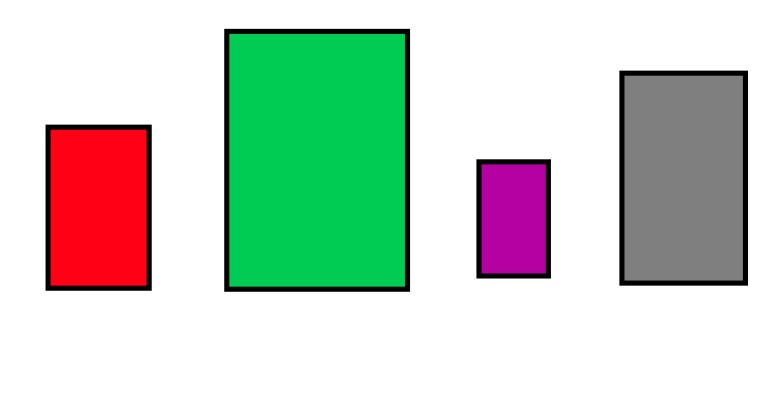
#> input picture Finding_Largest_Rectangle/Rectangles.jpg, 777 x 412 px, found by its file name
$ jupyter execute Finding_Largest_Rectangle.ipynb
#> lines starting #> are read from the running program, lines starting #| are printed output that depends on the picture; after the words box and inside, x2 and y2 are one past the last pixel; in counts of white or black regions, pixels touching at a corner belong together
# TASK 1 - Image Processing

Using python and the openCV library, draw an outline along the edges of the largest rectangle in the image below. The code should determine the largest rectangle.
(Hint: take a look at cv2.findContours, cv2.contourArea, cv2.drawContours)

[cell 1]
import cv2 #Imports OpenCV-Python which is a library of Python bindings designed to solve computer vision problems.
from google.colab.patches import cv2_imshow #Used for image display in google colab,substitute for cv2.imshow.

[cell 2]
img=cv2.imread('/content/Rectangles.jpg') #Loading in the image of specific file using imread method of cv2,and the image is Rectangles.jpg here.
#> img is the input picture: shape (412, 777, 3); mean B, G, R 198.6, 210.9, 198.5
o_img=img #variable o_img, to store the original image that will undergo modification throughout the code.

[cell 3]
gr=cv2.cvtColor(img,cv2.COLOR_BGR2GRAY) #Creating a grayscale version of the image
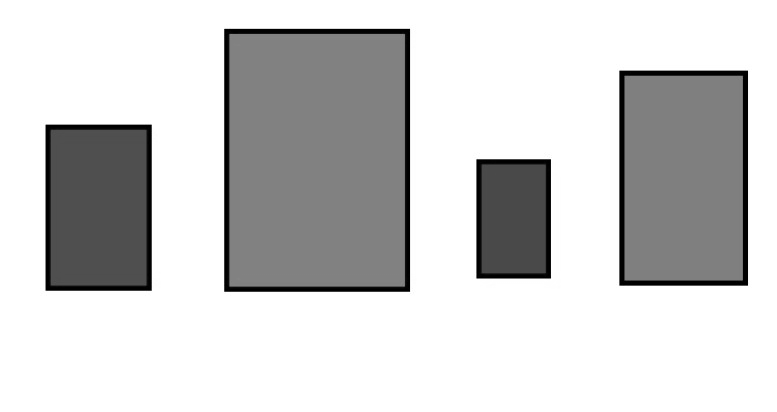
#> gr: shape (412, 777); min 0, max 255, mean 205.8

[cell 4]
ed=cv2.Canny(gr,50,200) #Finding the Canny edges, which helps simplify the image for cvs.findContours() function
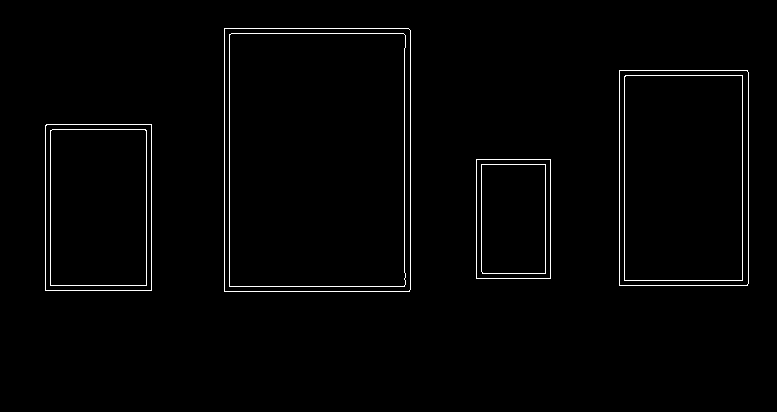
#> ed: shape (412, 777); 1.5% white in thin lines or dots, all inside (x1, y1, x2, y2) = (45, 28, 749, 292)

[cell 5]
cont, hier= cv2.findContours(ed.copy(), cv2.RETR_EXTERNAL, cv2.CHAIN_APPROX_NONE) #The cv2.findContours() function finds all external contours in our image, which finds the unique objects in an image.
#> cont = 4 contours; box (x1, y1, x2, y2) and area: (224, 28, 411, 292) 48914, (619, 70, 749, 286) 27732, (45, 124, 152, 291) 17596, (476, 159, 551, 279) 8806

[cell 6]
def rec_areas(cont):   #Creating a function that finds all the areas of each of the contours in our image and stores this in a list in the variable, all_areas. This function returns this list.
   areas= []

   for i in cont:
        area= cv2.contourArea(i) #cv2.contourArea function is used to find size of each object.
        areas.append(area) #Updating areas list with sizes of each of the objects present in the cont list.

   return areas

[cell 7]
order_cont= sorted(cont, key=cv2.contourArea, reverse= True) #Sorting cont list in descending order of objects-size using the sorted() function. We store this sorted list into the variable, order_cont.Then the list is sorted from largest to smallest by the attribute, reverse=True. To sort a list in ascending order using the attribute, reverse= False, or by specifying nothing in the reverse attribute, as reverse=False, is implied if not specified.
#> order_cont has the same summary as cont

[cell 8]
largest_rec= order_cont[0] #Now that the list is sorted in descending order, the first item in the list is the largest item, which represents the largest object in our image. We get the largest item with the code, largest_rec= order_cont[0]
#> largest_rec = contour of 895 points, box (x1, y1, x2, y2) (224, 28, 411, 292), area 48914

[cell 9]
cv2.drawContours(o_img, largest_rec, -1,(0,255,255),10) #Outlining this largest object in blue with the drawContours() function.
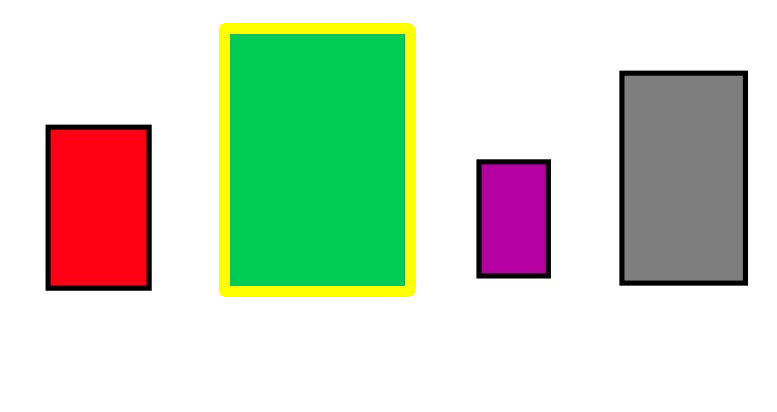
#> o_img: shape (412, 777, 3); 3.07% of pixels changed, all inside (x1, y1, x2, y2) = (219, 23, 416, 297)
cv2.waitKey(0) #This function will display the window infinitely until any keypress (it is suitable for image display).
cv2_imshow(o_img) #This function is used to display an image in a window.
